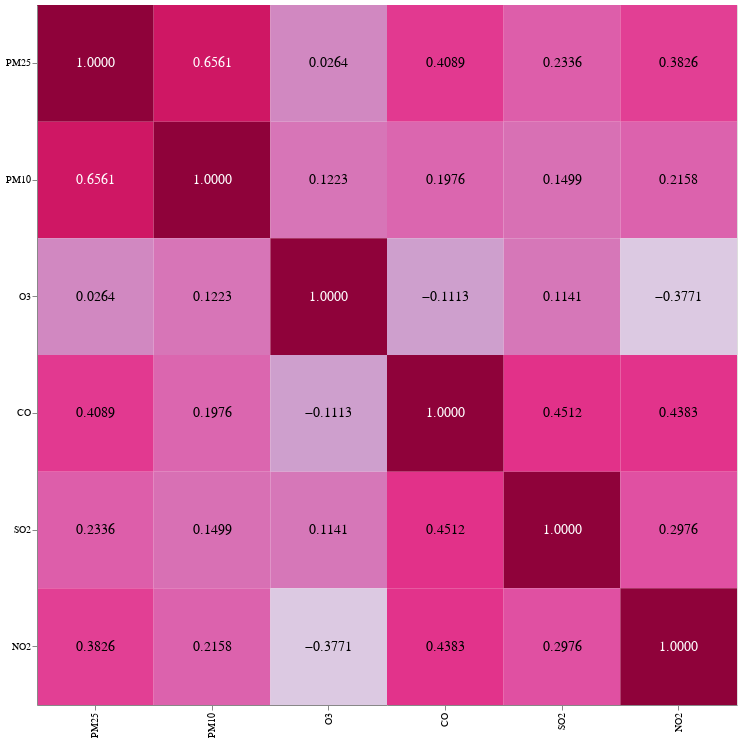

Here is the notebook cell this chart was saved with:
### Code cell
#heatmap 그리기
sort = {'PM25':0, 'PM10': 1, 'O3':2, 'CO': 3, 'SO2': 4, 'NO2':5}

heatmap = alt.Chart(source_corr)\
.mark_rect()\
.transform_calculate(
    order_rows='%s [datum.index]' % sort,
    order_cols='%s [datum.variable]' % sort
)\
.encode(
    alt.X('index:N', title=None, sort=list(sort.keys())),
    alt.Y('variable:N', title=None, sort=list(sort.keys())),
    alt.Color('value:Q', legend=None, scale=alt.Scale(scheme='purplered')),
    #alt.Legend()
)\
.properties(width=700, height=700
)

#heatmap 글자 설정
text = heatmap\
.mark_text(size=14)\
.encode(
    alt.Text('value:Q', format='.4f'),
    color=alt.condition(
        'datum.value > 0.5',
        alt.value('white'),
        alt.value('black'),
    )
)

heatmap + text

### Figure 1 — Vega-Lite specification as saved in the notebook (floating-point values rounded to 4 significant figures)
{"config": {"view": {"continuousWidth": 300, "continuousHeight": 300}}, "layer": [{"mark": {"type": "rect"}, "encoding": {"color": {"field": "value", "legend": null, "scale": {"scheme": "purplered"}, "type": "quantitative"}, "x": {"field": "index", "sort": ["PM25", "PM10", "O3", "CO", "SO2", "NO2"], "title": null, "type": "nominal"}, "y": {"field": "variable", "sort": ["PM25", "PM10", "O3", "CO", "SO2", "NO2"], "title": null, "type": "nominal"}}, "transform": [{"calculate": "{'PM25': 0, 'PM10': 1, 'O3': 2, 'CO': 3, 'SO2': 4, 'NO2': 5} [datum.index]", "as": "order_rows"}, {"calculate": "{'PM25': 0, 'PM10': 1, 'O3': 2, 'CO': 3, 'SO2': 4, 'NO2': 5} [datum.variable]", "as": "order_cols"}]}, {"mark": {"type": "text", "size": 14}, "encoding": {"color": {"condition": {"test": "datum.value > 0.5", "value": "white"}, "value": "black"}, "text": {"field": "value", "format": ".4f", "type": "quantitative"}, "x": {"field": "index", "sort": ["PM25", "PM10", "O3", "CO", "SO2", "NO2"], "title": null, "type": "nominal"}, "y": {"field": "variable", "sort": ["PM25", "PM10", "O3", "CO", "SO2", "NO2"], "title": null, "type": "nominal"}}, "transform": [{"calculate": "{'PM25': 0, 'PM10': 1, 'O3': 2, 'CO': 3, 'SO2': 4, 'NO2': 5} [datum.index]", "as": "order_rows"}, {"calculate": "{'PM25': 0, 'PM10': 1, 'O3': 2, 'CO': 3, 'SO2': 4, 'NO2': 5} [datum.variable]", "as": "order_cols"}]}], "data": {"name": "data-0a56f1c0d70c9b68797b61f47c793597"}, "height": 700, "width": 700, "$schema": "https://vega.github.io/schema/vega-lite/v5.16.3.json", "datasets": {"data-0a56f1c0d70c9b68797b61f47c793597": [{"index": "PM25", "variable": "PM25", "value": 1.0}, {"index": "PM10", "variable": "PM25", "value": 0.6561}, {"index": "O3", "variable": "PM25", "value": 0.02641}, {"index": "CO", "variable": "PM25", "value": 0.4089}, {"index": "SO2", "variable": "PM25", "value": 0.2336}, {"index": "NO2", "variable": "PM25", "value": 0.3826}, {"index": "PM25", "variable": "PM10", "value": 0.6561}, {"index": "PM10", "variable": "PM10", "value": 1.0}, {"index": "O3", "variable": "PM10", "value": 0.1223}, {"index": "CO", "variable": "PM10", "value": 0.1976}, {"index": "SO2", "variable": "PM10", "value": 0.1499}, {"index": "NO2", "variable": "PM10", "value": 0.2158}, {"index": "PM25", "variable": "O3", "value": 0.02641}, {"index": "PM10", "variable": "O3", "value": 0.1223}, {"index": "O3", "variable": "O3", "value": 1.0}, {"index": "CO", "variable": "O3", "value": -0.1113}, {"index": "SO2", "variable": "O3", "value": 0.1141}, {"index": "NO2", "variable": "O3", "value": -0.3771}, {"index": "PM25", "variable": "CO", "value": 0.4089}, {"index": "PM10", "variable": "CO", "value": 0.1976}, {"index": "O3", "variable": "CO", "value": -0.1113}, {"index": "CO", "variable": "CO", "value": 1.0}, {"index": "SO2", "variable": "CO", "value": 0.4512}, {"index": "NO2", "variable": "CO", "value": 0.4383}, {"index": "PM25", "variable": "SO2", "value": 0.2336}, {"index": "PM10", "variable": "SO2", "value": 0.1499}, {"index": "O3", "variable": "SO2", "value": 0.1141}, {"index": "CO", "variable": "SO2", "value": 0.4512}, {"index": "SO2", "variable": "SO2", "value": 1.0}, {"index": "NO2", "variable": "SO2", "value": 0.2976}, {"index": "PM25", "variable": "NO2", "value": 0.3826}, {"index": "PM10", "variable": "NO2", "value": 0.2158}, {"index": "O3", "variable": "NO2", "value": -0.3771}, {"index": "CO", "variable": "NO2", "value": 0.4383}, {"index": "SO2", "variable": "NO2", "value": 0.2976}, {"index": "NO2", "variable": "NO2", "value": 1.0}]}}
